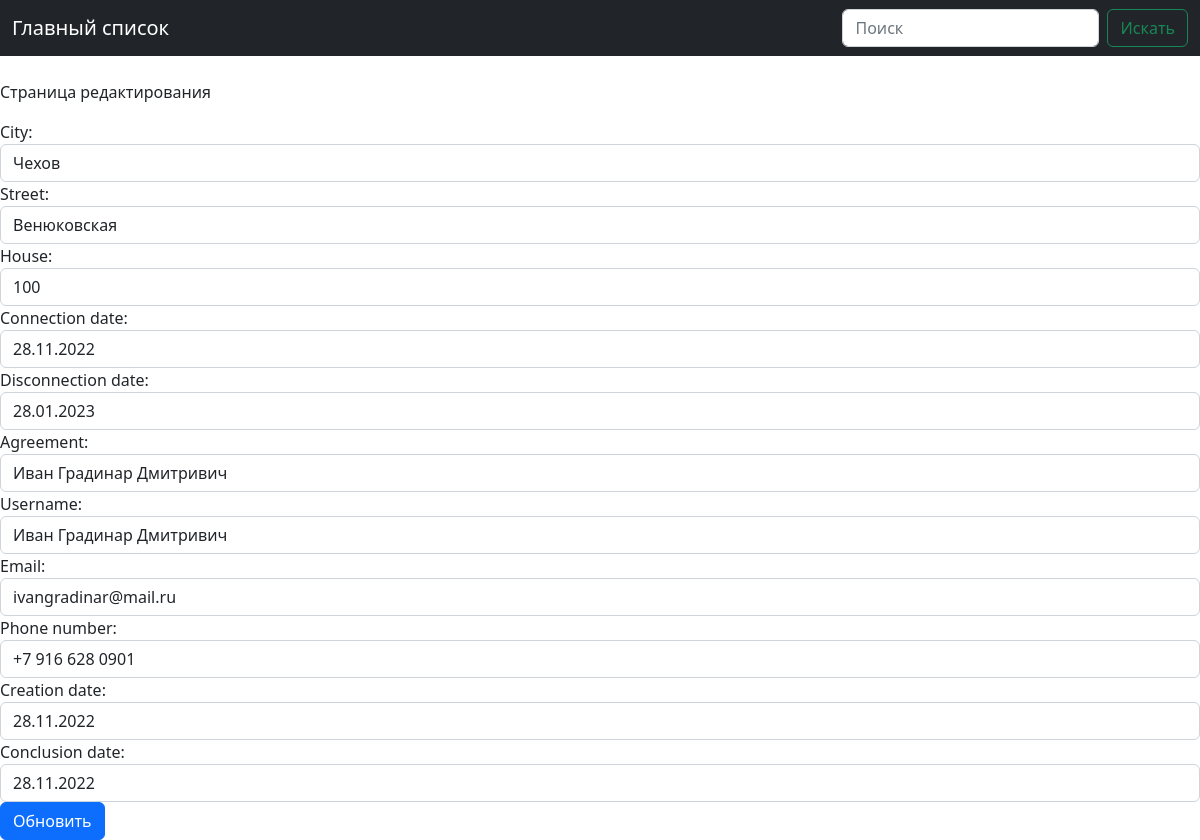
/edit_page/1, run on the app's committed database.
### connections/models.py (models this page shows, shortened)
class Connections(models.Model):
    city = models.CharField(max_length=128)
    street = models.CharField(max_length=128)
    house = models.CharField(max_length=128)
    connection_date = models.DateField()
    disconnection_date = models.DateField()
    agreement = models.OneToOneField(Agreements, on_delete=models.CASCADE, primary_key=True)
    class Meta:
        verbose_name = 'Адрес'
        verbose_name_plural = 'Адреса'

class Agreements(models.Model):
    username = models.CharField(max_length=128)
    email = models.CharField(max_length=128, unique=True)
    phone_number = models.CharField(max_length=128, unique=True)
    creation_date = models.DateField()
    conclusion_date = models.DateField()
    def __str__(self):
        return str(self.username)
    class Meta:
        verbose_name = 'Договор'
        verbose_name_plural = 'Договоры'

### connections/views.py (the view)
# urls.py: path('edit_page/<int:pk>', edit_page, name='edit_page'),
def edit_page(request, pk):
    agreement = Agreements.objects.get(pk=pk)
    connections = Connections.objects.get(pk=pk)
    if request.method == 'POST':
        form = EditAgreementForm(request.POST, instance=agreement)
        form1 = EditConnectionsForm(request.POST, instance=connections)
        if form.is_valid() and form1.is_valid():
            form.save() and form1.save()
    template = 'list_agreements.html'
    context = {
        'agreement': agreement,
        'connections': connections,
        'form': EditAgreementForm(instance=agreement),
        'form1': EditConnectionsForm(instance=connections),
        'update': True
    }
    return render(request, template, context)

### connections/forms.py
class EditAgreementForm(forms.ModelForm):
    class Meta:
        model = Agreements
        fields = '__all__'
    def __init__(self,*args,**kwargs):
        super().__init__(*args,**kwargs)
        for field in self.fields:
            self.fields[field].widget.attrs['class'] = 'form-control'

class EditConnectionsForm(forms.ModelForm):
    class Meta:
        model = Connections
        fields = '__all__'
    def __init__(self,*args,**kwargs):
        super().__init__(*args,**kwargs)
        for field in self.fields:
            self.fields[field].widget.attrs['class'] = 'form-control'

### connections/templates/list_agreements.html (shortened to what this page needs)
{% extends "base.html" %}
{% load static %}
{% block content %}
 {% if update %}
    <p class="mt-4">Cтраница редактирования</p>
        <form id="update_data" method="post">
            {{ form1 }}
            {{ form }}
        </form>
     <button form="update_data" type="submit" class="btn btn-primary">Обновить</button>
{% endif %}
</div>
</div>
</div>
</div>
</div>
{% endblock %}

### static/css/main.css (style rules this page uses)
html, body, div, span, object, iframe, h1, h2, h3, h4, h5, h6, p, blockquote, pre, abbr, address, cite, code, del, dfn, em, img, ins, kbd, q, samp, small, strong, sub, sup, var, b, i, dl, dt, dd, ol, ul, li, fieldset, form, label, legend, table, caption, tbody, tfoot, thead, tr, th, td { margin:0; padding:0; border:0; outline:0; font-size:100%; vertical-align:baseline; background:transparent; }
body { margin:0; padding:0; font:12px/15px "Helvetica Neue",Arial, Helvetica, sans-serif; color: #555; }

### data on the page
Connections: city "Чехов", street "Венюковская", house "100", connection_date "28.11.2022", disconnection_date "28.01.2023", agreement "Иван Градинар Дмитривич"
Agreements: username "Иван Градинар Дмитривич", email "ivangradinar@mail.ru", phone_number "+7 916 628 0901", creation_date "28.11.2022", conclusion_date "28.11.2022"
